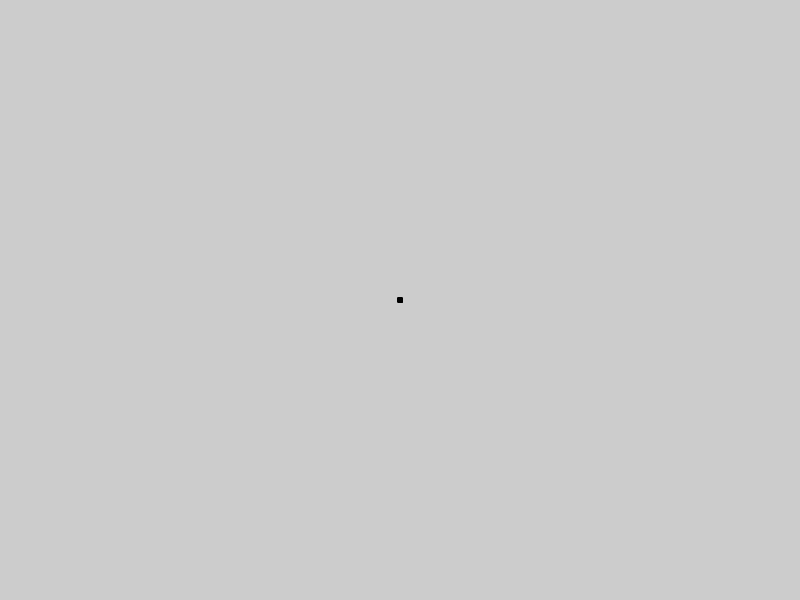
Frame 1 (no input)
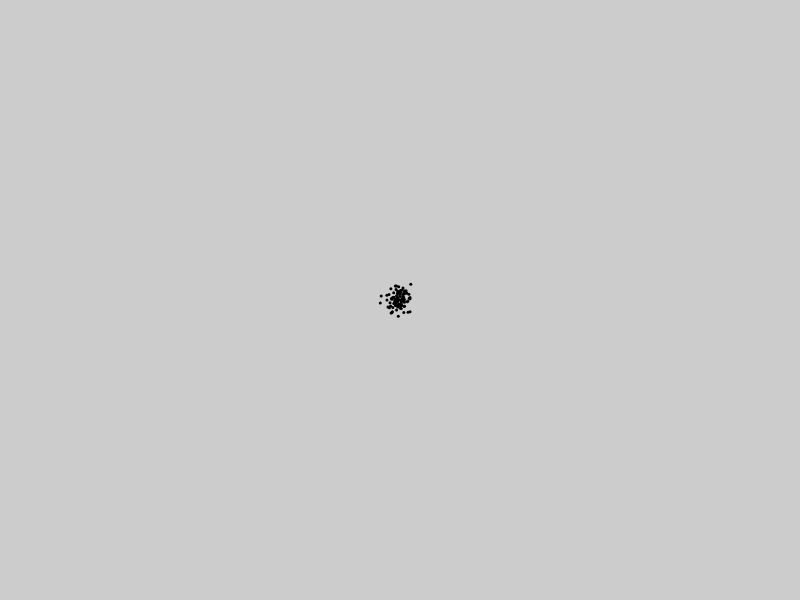
Frame 60 (no input)
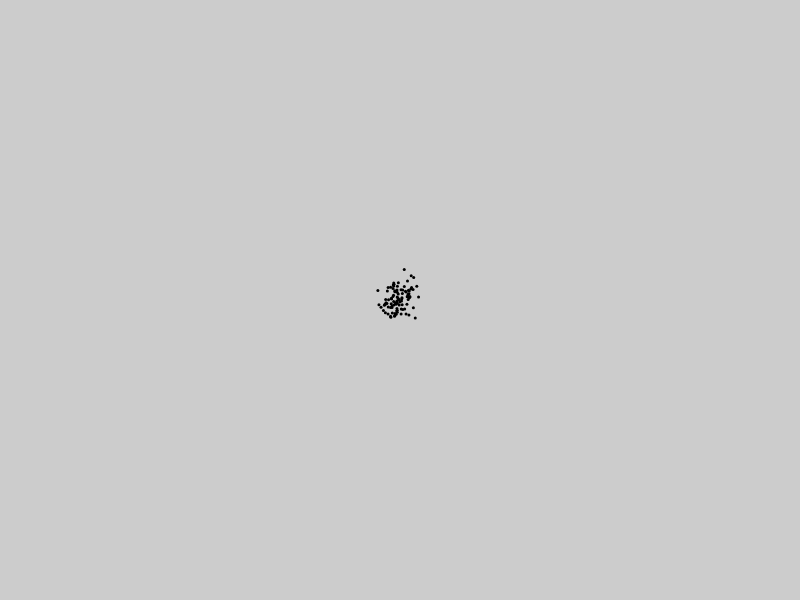
Frame 120 (the mouse pressed at the canvas centre since frame 60)

The p5.js sketch that drew these frames (run headless with seeded random() and noise() and a simulated clock; from frame 60 on, the mouse is pressed at the canvas centre):

// p5.js sketch
// ── sketch.js
var dots = [];

var value = 0;  //starting value of earthquake
    

function setup(){
    createCanvas(displayWidth, displayHeight);
    
    //create objects
    for (var i = 0; i < 100; i++){
        dots.push(new QuakeDots());
    }
}

function draw(){
    background(204);
    
    //create ellipse area
    var x = width/2;
    var y = height/2;
    var r = value; //magnitude
    
    noFill();
    stroke(0);
    strokeWeight(0.5);
    ellipse (x, y, r, r);
    
    //draw dots and given methods (actions)
    noStroke();
    fill(0);
    for (var i = 0; i < 100; i++){
        dots[i].move();
        dots[i]. display();
    }
}

function deviceShaken(){
   /* noStroke();
    fill(0);
    for (var i = 0; i < 100; i++){
        dots[i].move();
        dots[i]. display();*/
    QuakeDots();
        
    value = (accelerationX * accelerationY * accelerationZ)/3;
    magnitude = map(value, 30, 1000, 0, 10);
    
    text(magnitude, width - width/6, height/2);
}


function QuakeDots(){
    var r = value; //magnitude
    this.xdot = random(width/2 - r/2, width/2 + r/2); //according to ellipse area
    this.ydot = random(height/2 - r/2, height/2 + r/2); //according to ellipse area
    this.diameter = 3;
    this.speed = 1.5; //magnitude


this.move = function(){
    this.xdot += random(-this.speed,this.speed);
    this.ydot += random(-this.speed,this.speed);
}

this.display = function(){
    ellipse(this.xdot, this.ydot, this.diameter, this.diameter);
};
    
}
